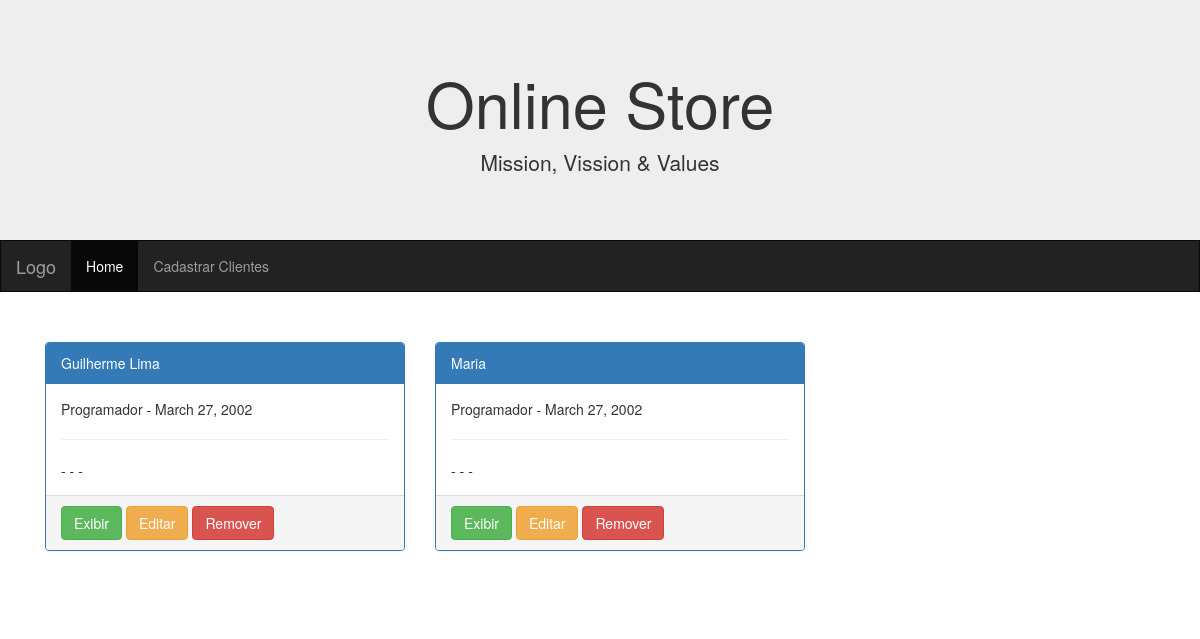
Page /app/lista_clientes on the earlier database version.
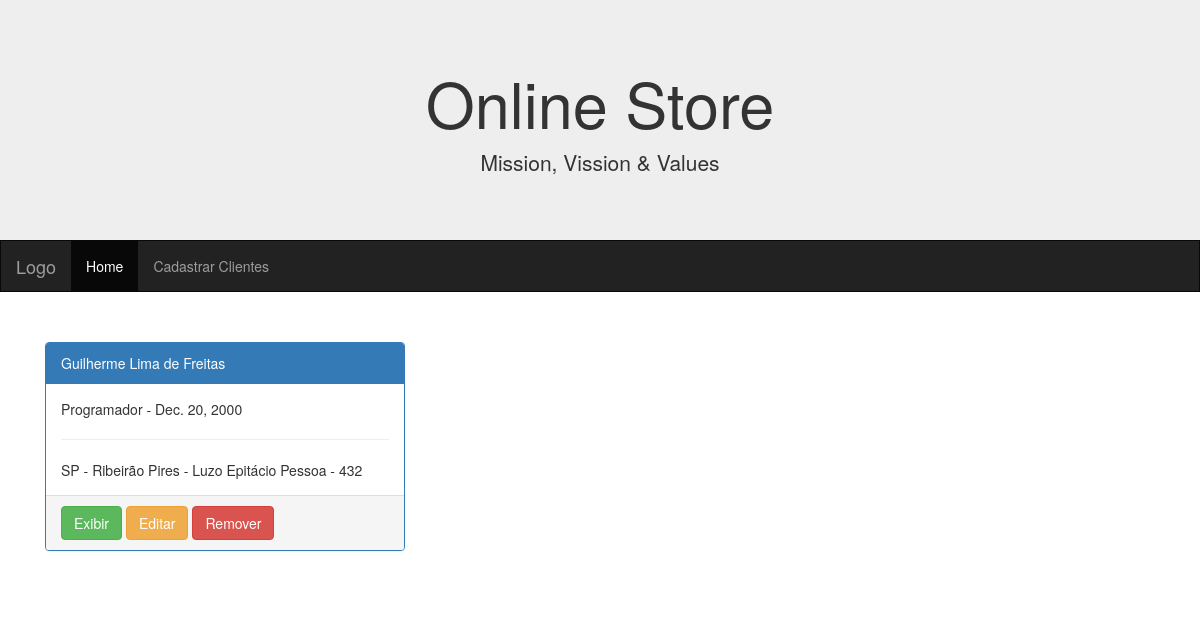
Same page on the later database version.
### app/models.py (models this page shows)
class Cliente(models.Model):
    nome = models.CharField(max_length=100, null=False, blank=False)
    data_nascimento = models.DateField(null=False, blank=False)
    email = models.EmailField(null=False, blank=False)
    profissao = models.CharField(max_length=100, null=False, blank=False)
    endereco = models.OneToOneField(to=Endereco, on_delete=models.SET_NULL, null=True)

class Endereco(models.Model):
    ESTADOS = (
        ('AC', 'Acre'),
        ('AL', 'Alagoas'),
        ('AP', 'Amapá'),
        ('AM', 'Amazonas'),
        ('BA', 'Bahia'),
        ('CE', 'Ceará'),
        ('ES', 'Espírito Santo'),
        ('GO', 'Goiás'),
        ('MA', 'Maranhão'),
        ('MT', 'Mato Grosso'),
        ('MS', 'Mato Grosso do Sul'),
        ('MG', 'Minas Gerais'),
        ('PA', 'Pará'),
        ('PB', 'Paraíba'),
        ('PR', 'Paraná'),
        ('PE', 'Pernambuco'),
        ('PI', 'Piauí'),
        ('RJ', 'Rio de Janeiro'),
        ('RN', 'Rio Grande do Norte'),
        ('RS', 'Rio Grande do Sul'),
        ('RO', 'Rondônia'),
        ('RR', 'Roraima'),
        ('SC', 'Santa Catarina'),
        ('SP', 'São Paulo'),
        ('SE', 'Sergipe'),
        ('TO', 'Tocantins'),
        ('DF', 'Distrito Federal'),
    )
    rua = models.CharField(max_length=100, null=False, blank=False)
    numero = models.IntegerField(null=False, blank=False)
    bairro = models.CharField(max_length=100, null=False, blank=False)
    cidade = models.CharField(max_length=100, null=False, blank=False)
    estado = models.CharField(choices=ESTADOS, max_length=2, null=False)

### app/views/cliente_views.py (the view)
# urls.py: path("lista_clientes", ClienteListView.as_view(), name="lista_clientes"),
class ClienteListView(ListView):
    model = Cliente
    template_name = "clientes/lista_clientes.html"

### app/templates/clientes/lista_clientes.html
{%extends 'base.html'%}
{% block "conteudo" %}
<div class="container" >
  {% for cliente in object_list%}
  <div class="row" >
    <div class="col-sm-4">
      <div class="panel panel-primary">
        <div class="panel-heading">{{cliente.nome}}</div>
        <div class="panel-body">
          {{cliente.profissao}} - {{cliente.data_nascimento}}
          <hr>
          {{cliente.endereco.estado}} -
          {{cliente.endereco.cidade}} -
          {{cliente.endereco.bairro}}
          {{cliente.endereco.rua}} -
          {{cliente.endereco.numero}}
        </div>
        <div class="panel-footer">
            <a class="btn btn-success" href={% url "lista_cliente" pk=cliente.id %}>Exibir</a>
            <a class="btn btn-warning" href={% url "editar_cliente" pk=cliente.id %}>Editar</a>
            <a class="btn btn-danger" href={% url "remover_cliente" pk=cliente.id %}>Remover</a>
        </div>
      </div>
    </div>
  {% endfor%}
  </div>
</div><br>
{% endblock "conteudo" %}

### app/templates/base.html (shortened to what this page needs)
<!DOCTYPE html>
{% load bootstrap4 %}
{% load meus_filtros%}
{% load humanize %}
{% load static %}
<html lang="en">
<head>
  <link rel="stylesheet" href="https://maxcdn.bootstrapcdn.com/bootstrap/3.4.1/css/bootstrap.min.css">
  <link rel="stylesheet" href="{% static 'app/css/style.css' %}">
</head>
<body>
  <div class="jumbotron">
    <div class="container text-center">
      <h1>Online Store</h1>
      <p>Mission, Vission & Values</p>
    </div>
  </div>
  <nav class="navbar navbar-inverse">
    <div class="container-fluid">
      <div class="navbar-header">
        <a class="navbar-brand" href="#">Logo</a>
      </div>
      <div class="collapse navbar-collapse" id="myNavbar">
        <ul class="nav navbar-nav">
          <li class="active"><a href={% url "lista_clientes" %}>Home</a></li>
          <li><a href={% url "cadastrar_cliente" %}>Cadastrar Clientes</a></li>
        </ul>
      </div>
    </div>
  </nav>
  <div class="container">
        {% block "conteudo" %}
        {% endblock %}
  </div><br>
  </body>
  </html>

### app/static/app/css/style.css (style rules this page uses)
.navbar { margin-bottom: 50px; border-radius: 0; }
.jumbotron { margin-bottom: 0; }

Differences in the rows shown:
removed Cliente: nome "Guilherme Lima", profissao "Programador", data_nascimento "March 27, 2002"
removed Cliente: nome "Maria", profissao "Programador", data_nascimento "March 27, 2002"
added Cliente: nome "Guilherme Lima de Freitas", profissao "Programador", data_nascimento "Dec. 20, 2000", endereco.estado "SP", endereco.cidade "Ribeirão Pires", endereco.bairro "Luzo", endereco.rua "Epitácio Pessoa", endereco.numero "432"
